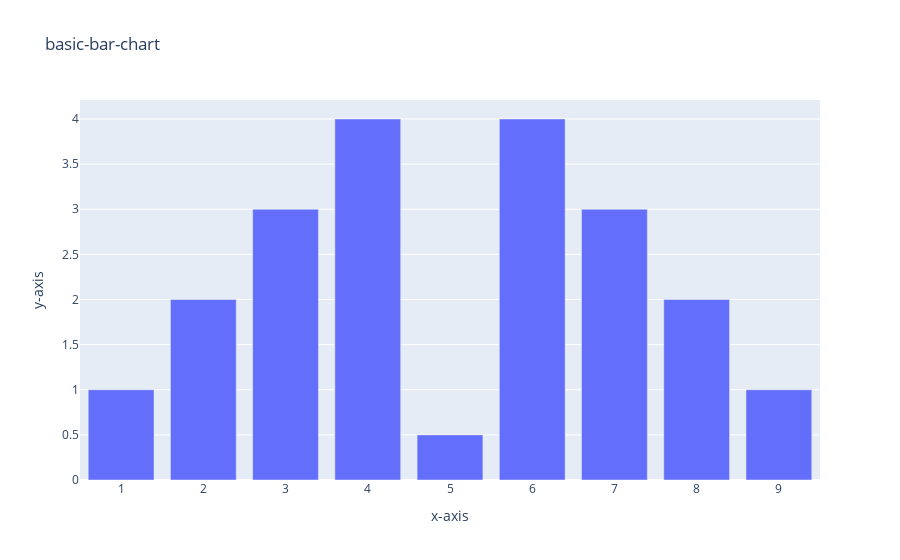

Notebook code for this chart:
### Code cell
fig = go.Figure(data)
fig.update_xaxes(title_text='x-axis')
fig.update_yaxes(title_text='y-axis')
fig.update_layout(title_text='basic-bar-chart')

### Figure 1 — Plotly figure (JSON) as saved in the notebook; plotly's stock layout.template omitted (floating-point values rounded to 4 significant figures)
{"data": [{"type": "bar", "x": [1, 2, 3, 4, 5, 6, 7, 8, 9, 10], "y": [1, 2, 3, 4, 0.5, 4, 3, 2, 1]}], "layout": {"title": {"text": "basic-bar-chart"}, "xaxis": {"title": {"text": "x-axis"}}, "yaxis": {"title": {"text": "y-axis"}}}}
